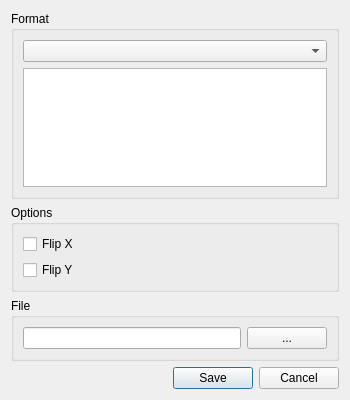
<?xml version="1.0" encoding="UTF-8"?>
<ui version="4.0">
 <class>ExportImageDialog</class>
 <widget class="QDialog" name="ExportImageDialog">
  <property name="geometry">
   <rect>
    <x>0</x>
    <y>0</y>
    <width>350</width>
    <height>400</height>
   </rect>
  </property>
  <property name="windowTitle">
   <string>Export Image</string>
  </property>
  <layout class="QVBoxLayout" name="verticalLayout_3">
   <item>
    <widget class="QGroupBox" name="formatBox">
     <property name="title">
      <string>Format</string>
     </property>
     <layout class="QVBoxLayout" name="verticalLayout">
      <item>
       <widget class="QComboBox" name="formatComboBox"/>
      </item>
      <item>
       <widget class="QPlainTextEdit" name="formatDescriptionTextEdit">
        <property name="readOnly">
         <bool>true</bool>
        </property>
       </widget>
      </item>
     </layout>
    </widget>
   </item>
   <item>
    <widget class="QGroupBox" name="optionsGroupBox">
     <property name="title">
      <string>Options</string>
     </property>
     <layout class="QVBoxLayout" name="verticalLayout_2">
      <item>
       <widget class="QCheckBox" name="flipxCheckBox">
        <property name="text">
         <string>Flip X</string>
        </property>
       </widget>
      </item>
      <item>
       <widget class="QCheckBox" name="flipyCheckBox">
        <property name="text">
         <string>Flip Y</string>
        </property>
       </widget>
      </item>
     </layout>
    </widget>
   </item>
   <item>
    <widget class="QGroupBox" name="fileGroupBox">
     <property name="title">
      <string>File</string>
     </property>
     <layout class="QHBoxLayout" name="horizontalLayout">
      <item>
       <widget class="QLineEdit" name="fileLineEdit"/>
      </item>
      <item>
       <widget class="QPushButton" name="openFilePushButton">
        <property name="text">
         <string>...</string>
        </property>
       </widget>
      </item>
     </layout>
    </widget>
   </item>
   <item>
    <widget class="QDialogButtonBox" name="buttonBox">
     <property name="standardButtons">
      <set>QDialogButtonBox::Cancel|QDialogButtonBox::Save</set>
     </property>
    </widget>
   </item>
  </layout>
 </widget>
 <resources/>
 <connections/>
</ui>
